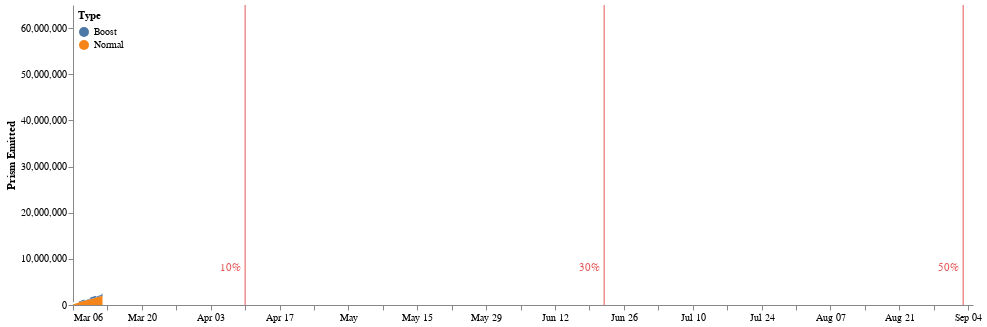

Here is the notebook cell this chart was saved with:
### Code cell
cp = PrismEmittedChartProvider()
cp.prism_emitted_chart(pe_dp.prism_emitted, pe_dp.prism_emitted_so_far, pe_dp.dates_to_mark)

### Figure 1 — Vega-Lite specification as saved in the notebook (floating-point values rounded to 4 significant figures; data arrays with more than 128 entries replaced by an {"elided": "..."} marker saying what was removed)
{"config": {"view": {"continuousWidth": 400, "continuousHeight": 300, "strokeOpacity": 0}, "axis": {"grid": false}, "mark": {"color": "#ffffff"}}, "layer": [{"data": {"name": "data-4290b788b440ba8a78f86fbec5e1efc4"}, "mark": "area", "encoding": {"color": {"field": "Type", "legend": {"direction": "vertical", "legendY": 0, "orient": "none", "padding": 5}, "type": "nominal"}, "tooltip": [{"field": "Type", "type": "nominal"}, {"field": "Amount", "type": "quantitative"}], "x": {"field": "Date", "scale": {"domain": ["2022-03-06", "2022-09-05"]}, "type": "temporal"}, "y": {"field": "Amount", "scale": {"domain": [0, 65000000]}, "type": "quantitative"}}, "selection": {"selector005": {"type": "interval", "bind": "scales", "encodings": ["x", "y"]}}}, {"data": {"name": "data-6da95cb8560f0261ae2ebbb17354ec11"}, "mark": {"type": "line", "strokeDash": [6, 6]}, "encoding": {"x": {"field": "Date", "type": "temporal"}, "y": {"field": "Total Prism", "type": "quantitative"}}}, {"data": {"name": "data-2d612434a936868a6994bd37e6f2820d"}, "mark": {"type": "rule", "color": "#e45756"}, "encoding": {"x": {"field": "Date", "type": "temporal"}}}, {"data": {"name": "data-2d612434a936868a6994bd37e6f2820d"}, "mark": {"type": "text", "angle": 0, "color": "#e45756"}, "encoding": {"text": {"field": "text", "type": "nominal"}, "x": {"axis": {"title": ""}, "field": "text_date", "type": "temporal"}, "y": {"axis": {"title": "Prism Emitted"}, "field": "height", "type": "quantitative"}}}], "width": 900, "$schema": "https://vega.github.io/schema/vega-lite/v4.17.0.json", "datasets": {"data-4290b788b440ba8a78f86fbec5e1efc4": [{"Date": "2022-03-06", "Amount": 284900.0, "Type": "Normal"}, {"Date": "2022-03-07", "Amount": 569900.0, "Type": "Normal"}, {"Date": "2022-03-08", "Amount": 854800.0, "Type": "Normal"}, {"Date": "2022-03-09", "Amount": 1140000.0, "Type": "Normal"}, {"Date": "2022-03-10", "Amount": 1425000.0, "Type": "Normal"}, {"Date": "2022-03-11", "Amount": 1710000.0, "Type": "Normal"}, {"Date": "2022-03-12", "Amount": 1995000.0, "Type": "Normal"}, {"Date": "2022-03-06", "Amount": 71230.0, "Type": "Boost"}, {"Date": "2022-03-07", "Amount": 142500.0, "Type": "Boost"}, {"Date": "2022-03-08", "Amount": 213700.0, "Type": "Boost"}, {"Date": "2022-03-09", "Amount": 284900.0, "Type": "Boost"}, {"Date": "2022-03-10", "Amount": 356200.0, "Type": "Boost"}, {"Date": "2022-03-11", "Amount": 427400.0, "Type": "Boost"}, {"Date": "2022-03-12", "Amount": 498600.0, "Type": "Boost"}], "data-6da95cb8560f0261ae2ebbb17354ec11": {"elided": "365 records"}, "data-2d612434a936868a6994bd37e6f2820d": [{"height": 8000000, "text": "10%", "text_date": "2022-04-07", "Date": "2022-04-10", "Total Prism": 12820000.0}, {"height": 8000000, "text": "30%", "text_date": "2022-06-19", "Date": "2022-06-22", "Total Prism": 38820000.0}, {"height": 8000000, "text": "50%", "text_date": "2022-08-31", "Date": "2022-09-03", "Total Prism": 64820000.0}, {"height": 8000000, "text": "100%", "text_date": "2023-03-02", "Date": "2023-03-05", "Total Prism": 130000000.0}]}}
